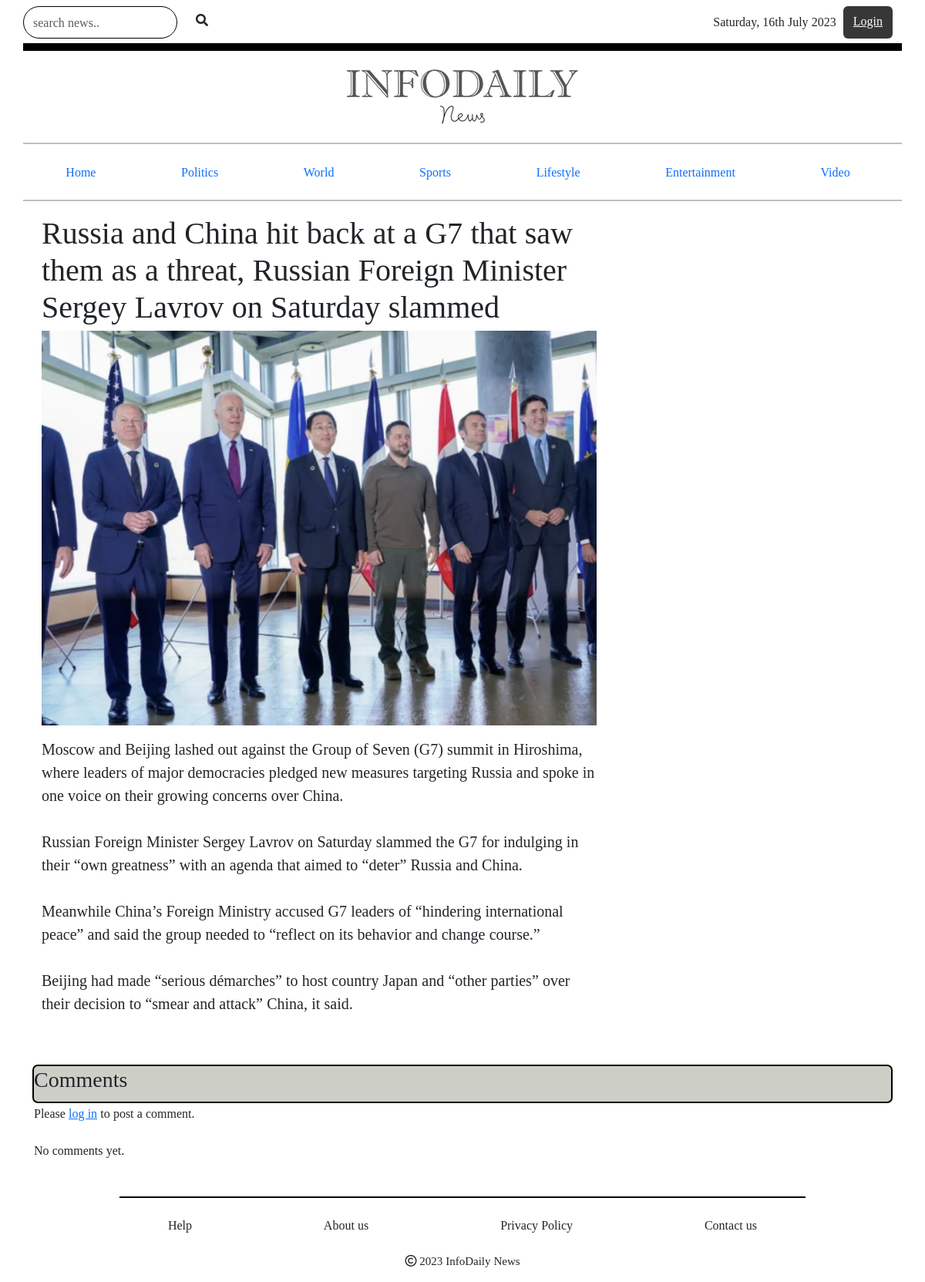
The app's page /news_single/12/ with its own data.
### portal/models.py (models this page shows, shortened)
class News(models.Model):
    name = models.TextField(blank=True)
    heading = models.TextField()
    image = models.ImageField(upload_to= 'media')
    desc = models.TextField()
    long_desc = models.TextField()
    category = models.ForeignKey(Category, on_delete=models.CASCADE)
    date = models.DateField(null=True, blank=True)
    author_name = models.CharField(max_length=300, blank=True)
    author_image = models.ImageField(upload_to= 'media', blank=True)
    labels = models.CharField(choices=LABELS, max_length=50, blank=True)

### portal/views.py (the view)
# urls.py: path('news_single/<int:id>/', news_single, name='news_single'),
def news_single(request, id):
    news = News.objects.get(id=id)
    comments = news.comment_set.all()  # Assuming the related name in the Comment model is 'comment_set'
    context = {
        'news_detail': news,
        'comments': comments,
    }
    return render(request, 'user/categoryNews.html', context)

### templates/user/categoryNews.html (shortened to what this page needs)
{% extends './root.html' %}
{% load static %}
{% block content %}
<section>
    <div class="container">
        <div class="row">
            <div class="col-12 col-md-8 mb-3">
                <h1>{{ news_detail.heading }}</h1>
                <div>
                    <img class="col-sm-12" src="{{ news_detail.image.url }}" alt="">
                </div>
                <p class="new">{{ news_detail.long_desc|linebreaksbr }}</p>
            </div>
            <div class="col-12 col-md-4 justify-content-end">
            </div>
        </div>
    </div>
</section>
<div class="mt-3">
    <div class="comment mb-5 mt-3">
        <h3>Comments</h3>
        {% if user.is_authenticated %}
        <form class="mt-3" method="POST" action="{% url 'post_comment' news_detail.id %}">
            {% csrf_token %}
            <input type="hidden" name="news_id" value="{{ news_detail.id }}">
            <textarea class="col-sm-12" name="comment" cols="67" rows="5" placeholder="Write your comment.." style="border-radius: 8px;"></textarea>
            <div class="d-flex align-items-end">
                <div class="col-6"></div>
                <div class="col-6">
                    <button type="submit" class="mt-2" style="border: 1px solid black; background-color: rgb(212, 212, 209); height: 40px; border-radius: 7px; margin-left: 80%; overflow: hidden;">
                        Submit
                    </button>
                </div>
            </div>
        </form>
        {% else %}
            <p class="mt-3">Please <a href="{% url 'login' %}">log in</a> to post a comment.</p>
        {% endif %}
        {% for comment in comments %}
        <div class="row mt-3">
            <div class="col">
                <div class="row">
                    <p class="col"><b>{{ comment.user.username }}</b></p>
                    <p class="col small">{{ comment.created_at }}</p>
                </div>
                <p>Comment: {{ comment.text }}</p>
            </div>
        </div>
        <hr>
        {% empty %}
            <p class="mt-4">No comments yet.</p>
        {% endfor %}
        <div class="" style=" position: relative;
                    left: 50%;
                    transform: translate(-50%, 0); bottom: 0;">
                    <div class="col align-item-center mt-5" style=" border: 1px solid black; width: 80%; margin: 0 auto;"> </div>
                            <div class="footer">
                                <div class="card text-center" style="border: none;" >
                                    <div class="card-body d-flex justify-content-evenly">
                                        <a href="/help" class="btn ">Help</a>
                                        <a href="/aboutus" class="btn ">About us</a>
                                        <a href="/privacy" class="btn ">Privacy Policy</a>
                                        <a href="/contact" class="btn ">Contact us</a>
                                    </div>
                                    <p style="font-size: 15px;">
                                        <i class="fa-regular fa-copyright"></i>
                                            2023 InfoDaily News</p>
                                </div>
                            </div>
            </div>
    </div>
</div>
{% endblock %}

### static/css/root.css (style rules this page uses)
.container { font-family: 'Noto Serif Georgian', serif; }

### static/css/home.css (style rules this page uses)
.card { border: none; background-color: transparent; }

### static/css/videos.css (style rules this page uses)
.card { border: none; background-color: transparent; }

### static/css/categorynews.css (style rules this page uses)
.new { font-size: 20px; }
.comment { border: 2px solid black; border-radius: 7px; background-color: #CDCFC7; height: 50px; }

### records on screen
News: heading "Russia and China hit back at a G7 that saw them as a threat, Russian Foreign Minister Sergey Lavrov on Saturday slammed", image (picture), long_desc "Moscow and Beijing lashed out against the Group of Seven (G7) summit in Hiroshima, where leaders of major democracies pledged new measures targeting Russia and spoke in one voice on their growing concerns over China. Russian Foreign Minister Sergey Lavrov on Saturday slammed the G7 for indulging in their “own greatness” with an agenda that aimed to “deter” Russia and China. Meanwhile China’s Foreign Ministry accused G7 leaders of “hindering international peace” and said the group needed to “reflect on its behavior and change course.” Beijing had made “serious démarches” to host country Japan and “other parties” over their decision to “smear and attack” China, it said."
